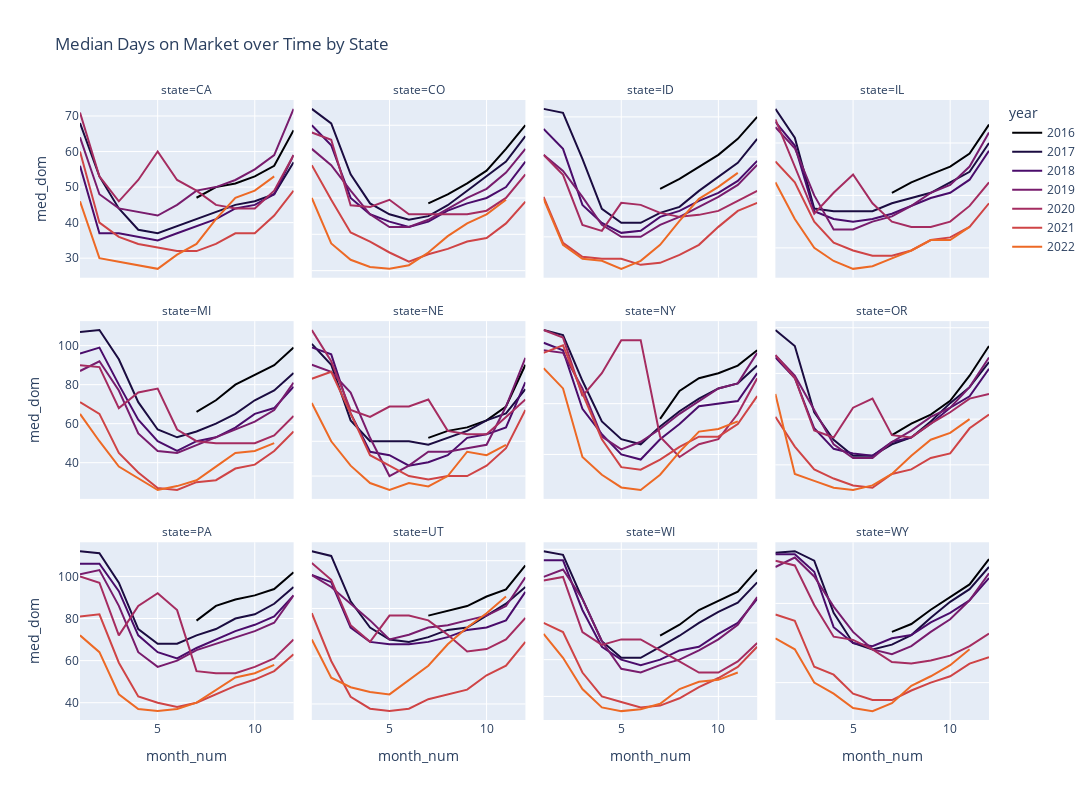

The notebook cell this image was saved under:
### Markdown cell above
### Median number of days listings remain on the market

### Code cell
fig = px.line(df.query("state in @select_states"),
    x = 'month_num',
    y = 'med_dom',
    color = 'year',
    facet_col = 'state',
    facet_col_wrap = 4,
    title = 'Median Days on Market over Time by State',
    color_discrete_sequence=px.colors.sequential.Inferno
    )
fig.update_yaxes(matches = None)
fig.update_layout(height = 800, width = 1200)
fig.show()#(renderer = 'svg')
